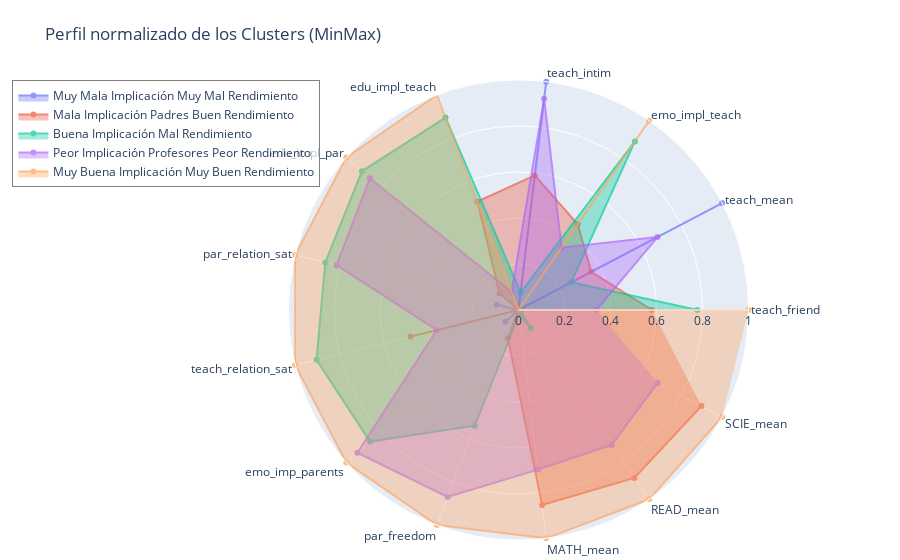

The cell this chart's notebook holds for it:
### Code cell
from sklearn.preprocessing import MinMaxScaler
import plotly.graph_objects as go

# 1. Normalizar los centroides para visualización con MinMaxScaler
minmax_scaler = MinMaxScaler()
centroids_minmax = minmax_scaler.fit_transform(centroids_df)
centroids_minmax_df = pd.DataFrame(centroids_minmax, columns=centroids_df.columns)

# 2. Nombres personalizados de los clusters
cluster_labels = {
    0: "Mala Implicación Padres\nBuen Rendimiento",
    1: "Muy Mala Implicación\nMuy Mal Rendimiento",
    2: "Buena Implicación\nMal Rendimiento",
    3: "Peor Implicación Profesores\nPeor Rendimiento",
    4: "Muy Buena Implicación\nMuy Buen Rendimiento"
}

# 3. Ordenar los clusters por área total (suma de valores normalizados)
ordered_indices = centroids_minmax_df.sum(axis=1).sort_values().index

# 4. Crear el radar plot
fig = go.Figure()

for i in ordered_indices:
    fig.add_trace(go.Scatterpolar(
        r=centroids_minmax_df.iloc[i].values,
        theta=centroids_minmax_df.columns,
        fill='toself',
        name=cluster_labels[i],
        opacity=0.7
    ))

# 5. Configurar layout con leyenda a la izquierda
fig.update_layout(
    polar=dict(
        radialaxis=dict(visible=True, range=[0, 1])
    ),
    legend=dict(
        x=-0.2,
        y=1,
        xanchor='left',
        yanchor='top',
        font=dict(size=12),
        bgcolor='rgba(255,255,255,0.7)',
        bordercolor='gray',
        borderwidth=1
    ),
    margin=dict(l=120, r=20, t=80, b=20),
    showlegend=True,
    title="Perfil normalizado de los Clusters (MinMax)"
)

fig.show()

### Figure 1 — Plotly figure (JSON) as saved in the notebook; plotly's stock layout.template omitted (floating-point values rounded to 4 significant figures)
{"data": [{"fill": "toself", "name": "Muy Mala Implicación\nMuy Mal Rendimiento", "opacity": 0.7, "r": [0, 1.0, 0, 1, 0, 0, 0.09727, 0, 0.07696, 0, 0, 0, 0], "theta": ["teach_friend", "teach_mean", "emo_impl_teach", "teach_intim", "edu_impl_teach", "edu_impl_par", "par_relation_sat", "teach_relation_sat", "emo_imp_parents", "par_freedom", "MATH_mean", "READ_mean", "SCIE_mean"], "type": "scatterpolar"}, {"fill": "toself", "name": "Mala Implicación Padres\nBuen Rendimiento", "opacity": 0.7, "r": [0.5797, 0.3572, 0.4529, 0.5895, 0.5037, 0.1103, 0, 0.4835, 0, 0.131, 0.8541, 0.8869, 0.8983], "theta": ["teach_friend", "teach_mean", "emo_impl_teach", "teach_intim", "edu_impl_teach", "edu_impl_par", "par_relation_sat", "teach_relation_sat", "emo_imp_parents", "par_freedom", "MATH_mean", "READ_mean", "SCIE_mean"], "type": "scatterpolar"}, {"fill": "toself", "name": "Buena Implicación\nMal Rendimiento", "opacity": 0.7, "r": [0.7771, 0.259, 0.8907, 0.07635, 0.8947, 0.9095, 0.8651, 0.9045, 0.8626, 0.5378, 0.02079, 0.09462, 0.01116], "theta": ["teach_friend", "teach_mean", "emo_impl_teach", "teach_intim", "edu_impl_teach", "edu_impl_par", "par_relation_sat", "teach_relation_sat", "emo_imp_parents", "par_freedom", "MATH_mean", "READ_mean", "SCIE_mean"], "type": "scatterpolar"}, {"fill": "toself", "name": "Peor Implicación Profesores\nPeor Rendimiento", "opacity": 0.7, "r": [0.3383, 0.6826, 0.3294, 0.9253, 0.08367, 0.8635, 0.8144, 0.3655, 0.9361, 0.8695, 0.6991, 0.713, 0.6832], "theta": ["teach_friend", "teach_mean", "emo_impl_teach", "teach_intim", "edu_impl_teach", "edu_impl_par", "par_relation_sat", "teach_relation_sat", "emo_imp_parents", "par_freedom", "MATH_mean", "READ_mean", "SCIE_mean"], "type": "scatterpolar"}, {"fill": "toself", "name": "Muy Buena Implicación\nMuy Buen Rendimiento", "opacity": 0.7, "r": [1, 0, 1, 0, 1.0, 1, 1, 1.0, 1, 1, 1, 1, 1], "theta": ["teach_friend", "teach_mean", "emo_impl_teach", "teach_intim", "edu_impl_teach", "edu_impl_par", "par_relation_sat", "teach_relation_sat", "emo_imp_parents", "par_freedom", "MATH_mean", "READ_mean", "SCIE_mean"], "type": "scatterpolar"}], "layout": {"legend": {"bgcolor": "rgba(255,255,255,0.7)", "bordercolor": "gray", "borderwidth": 1, "font": {"size": 12}, "x": -0.2, "xanchor": "left", "y": 1, "yanchor": "top"}, "margin": {"b": 20, "l": 120, "r": 20, "t": 80}, "polar": {"radialaxis": {"range": [0, 1], "visible": true}}, "showlegend": true, "title": {"text": "Perfil normalizado de los Clusters (MinMax)"}}}
